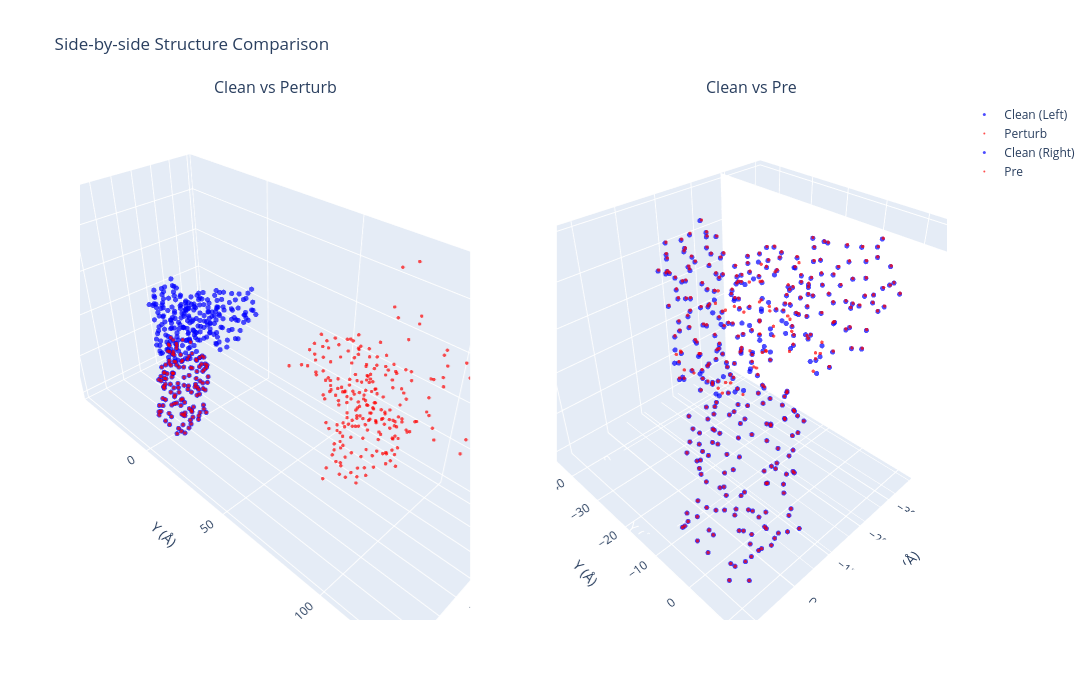

This figure's notebook cell:
### Code cell
import torch
import numpy as np
import plotly.graph_objects as go
from plotly.subplots import make_subplots

def visualize_side_by_side(
    coords_clean: torch.Tensor,
    coords_perturb: torch.Tensor,
    coords_pre: torch.Tensor,
    atom_idx: int = 1,  # CA # 1
    output_html: str = None
):
    """Plotly 交互式 3D 图，左右双视图排版"""
    
    # 提取坐标数据
    clean_ca = coords_clean[:, atom_idx].cpu().numpy()
    perturb_ca = coords_perturb[:, atom_idx].cpu().numpy()
    pre_ca = coords_pre[:, atom_idx].cpu().numpy()
    
    # 1. 创建 1行2列 的子图，必须指定 type 为 'scene' 支持 3D
    fig = make_subplots(
        rows=1, cols=2,
        specs=[[{'type': 'scene'}, {'type': 'scene'}]],
        subplot_titles=("Clean vs Perturb", "Clean vs Pre")
    )
    
    # ================= 左侧图 (row=1, col=1): Clean vs Perturb =================
    fig.add_trace(go.Scatter3d(
        x=clean_ca[:, 0], y=clean_ca[:, 1], z=clean_ca[:, 2],
        mode='markers', name='Clean (Left)',
        line=dict(width=2, color='blue'),
        marker=dict(size=3, color='blue', opacity=0.7)
    ), row=1, col=1)
    
    fig.add_trace(go.Scatter3d(
        x=perturb_ca[:, 0], y=perturb_ca[:, 1], z=perturb_ca[:, 2],
        mode='markers', name='Perturb',
        line=dict(width=1, color='red'),
        marker=dict(size=2, color='red', opacity=0.7)
    ), row=1, col=1)
    
    # ================= 右侧图 (row=1, col=2): Clean vs Pre =================
    fig.add_trace(go.Scatter3d(
        x=clean_ca[:, 0], y=clean_ca[:, 1], z=clean_ca[:, 2],
        mode='markers', name='Clean (Right)',
        line=dict(width=2, color='blue'),
        marker=dict(size=3, color='blue', opacity=0.7)
    ), row=1, col=2)
    
    fig.add_trace(go.Scatter3d(
        x=pre_ca[:, 0], y=pre_ca[:, 1], z=pre_ca[:, 2],
        mode='markers', name='Pre',
        # 这里我用了绿色来区分第二个视图，你也可以改回红色 green
        line=dict(width=1, color='red'), 
        marker=dict(size=2, color='red', opacity=0.7)
    ), row=1, col=2)
    
    # ================= 统一设置布局 =================
    # 定义通用的 3D 坐标轴设定
    scene_layout = dict(
        xaxis_title='X (Å)',
        yaxis_title='Y (Å)',
        zaxis_title='Z (Å)',
        aspectmode='data'  # 保持 1:1:1 比例
    )
    
    fig.update_layout(
        title_text="Side-by-side Structure Comparison",
        # 在 subplots 中，3D 视图的 layout 参数名为 scene (左图) 和 scene2 (右图)
        scene=scene_layout,   
        scene2=scene_layout,  
        width=1400,  # 加宽一点以适应两个图并排
        height=700,
        showlegend=True
    )
    
    if output_html:
        fig.write_html(output_html)
        print(f"✅ Interactive side-by-side plot saved: {output_html}")
    
    fig.show()

# 加载文件
loaded_dict = torch.load(
    '/root/private_data/luog/codex/IgGM2/see/seefile/S621_1782221101.pt',
    map_location='cpu',    
    weights_only=True       
)

# 提取张量
coords_clean = loaded_dict['clean'].squeeze(0).detach()
coords_perturb = loaded_dict['perturb'].squeeze(0).detach()
coords_pre = loaded_dict['pre'].squeeze(0).detach()

# 一次性调用左右可视化函数
visualize_side_by_side(
    coords_clean=coords_clean,
    coords_perturb=coords_perturb,
    coords_pre=coords_pre
)

### Figure 1 — Plotly figure (JSON) as saved in the notebook; plotly's stock layout.template omitted (floating-point values rounded to 4 significant figures; data arrays with more than 128 entries replaced by an {"elided": "..."} marker saying what was removed)
{"data": [{"line": {"color": "blue", "width": 2}, "marker": {"color": "blue", "opacity": 0.7, "size": 3}, "mode": "markers", "name": "Clean (Left)", "scene": "scene", "type": "scatter3d", "x": {"elided": "353 float values"}, "y": {"elided": "353 float values"}, "z": {"elided": "353 float values"}}, {"line": {"color": "red", "width": 1}, "marker": {"color": "red", "opacity": 0.7, "size": 2}, "mode": "markers", "name": "Perturb", "scene": "scene", "type": "scatter3d", "x": {"elided": "353 float values"}, "y": {"elided": "353 float values"}, "z": {"elided": "353 float values"}}, {"line": {"color": "blue", "width": 2}, "marker": {"color": "blue", "opacity": 0.7, "size": 3}, "mode": "markers", "name": "Clean (Right)", "scene": "scene2", "type": "scatter3d", "x": {"elided": "353 float values"}, "y": {"elided": "353 float values"}, "z": {"elided": "353 float values"}}, {"line": {"color": "red", "width": 1}, "marker": {"color": "red", "opacity": 0.7, "size": 2}, "mode": "markers", "name": "Pre", "scene": "scene2", "type": "scatter3d", "x": {"elided": "353 float values"}, "y": {"elided": "353 float values"}, "z": {"elided": "353 float values"}}], "layout": {"annotations": [{"font": {"size": 16}, "showarrow": false, "text": "Clean vs Perturb", "x": 0.225, "xanchor": "center", "xref": "paper", "y": 1, "yanchor": "bottom", "yref": "paper"}, {"font": {"size": 16}, "showarrow": false, "text": "Clean vs Pre", "x": 0.775, "xanchor": "center", "xref": "paper", "y": 1, "yanchor": "bottom", "yref": "paper"}], "height": 700, "scene": {"aspectmode": "data", "domain": {"x": [0, 0.45], "y": [0, 1]}, "xaxis": {"title": {"text": "X (Å)"}}, "yaxis": {"title": {"text": "Y (Å)"}}, "zaxis": {"title": {"text": "Z (Å)"}}}, "scene2": {"aspectmode": "data", "domain": {"x": [0.55, 1], "y": [0, 1]}, "xaxis": {"title": {"text": "X (Å)"}}, "yaxis": {"title": {"text": "Y (Å)"}}, "zaxis": {"title": {"text": "Z (Å)"}}}, "showlegend": true, "title": {"text": "Side-by-side Structure Comparison"}, "width": 1400}}
